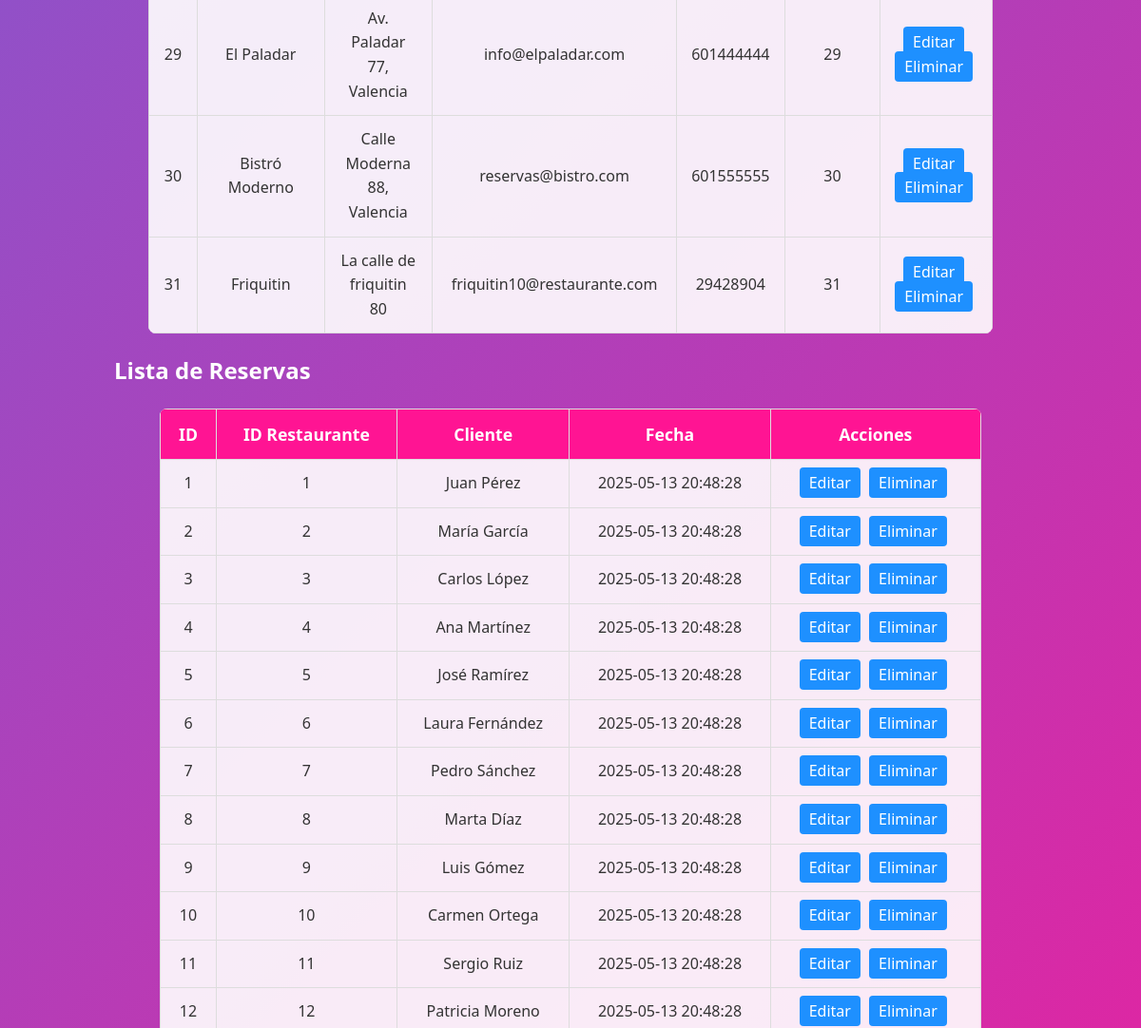
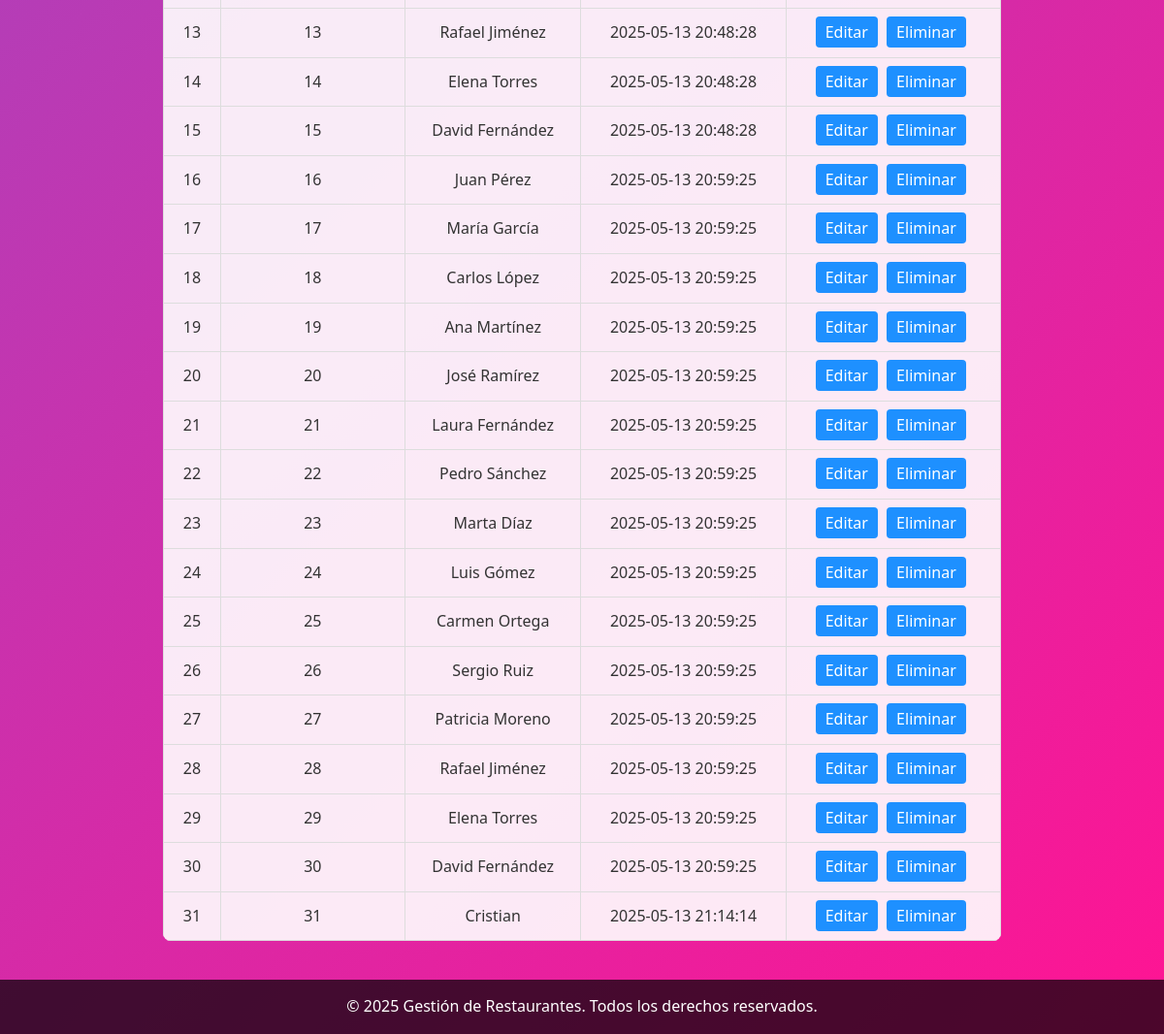
The app's page /restaurants.php (signed in, lower part), older data (2 pictures, top to bottom).
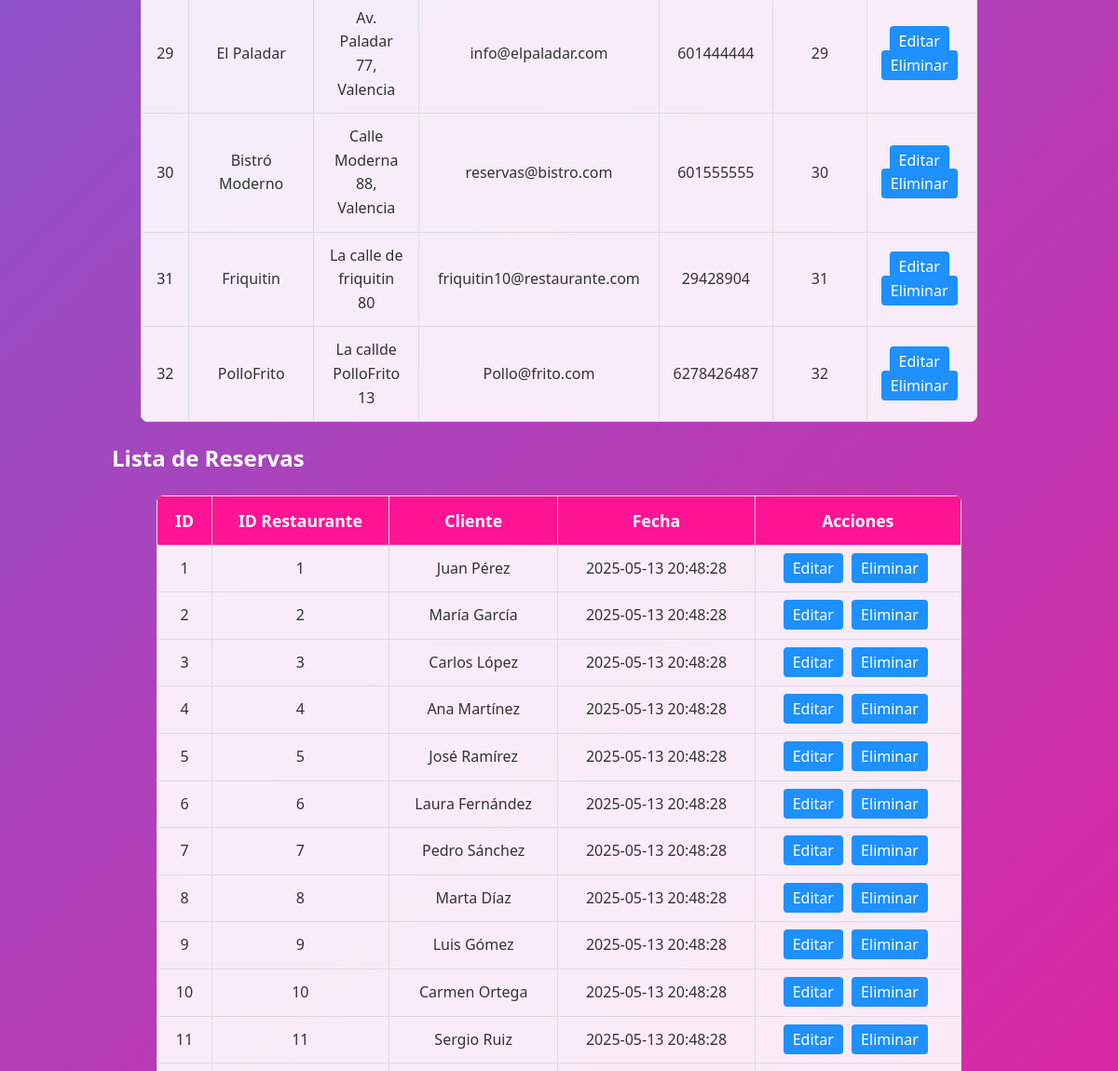
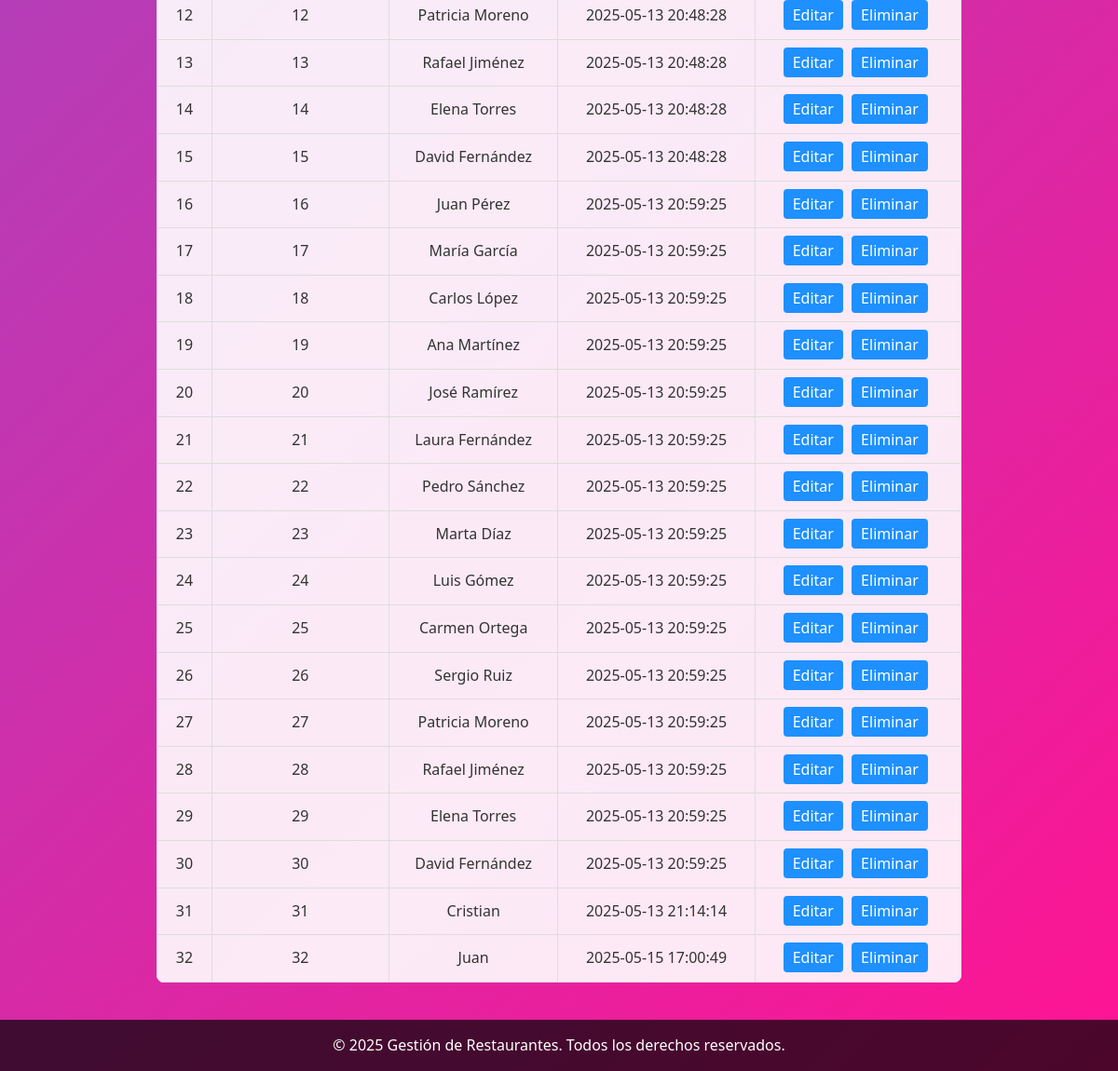
The same page, newer data (2 pictures, top to bottom).
### tables this page shows
CREATE TABLE "restaurants" (
            id INTEGER PRIMARY KEY AUTOINCREMENT,
            restaurant_name TEXT NOT NULL,
            direction TEXT NOT NULL,
            email TEXT NOT NULL,
            phone TEXT NOT NULL,
            id_reservation INTEGER,
            FOREIGN KEY (id_reservation) REFERENCES reservations(id)
        );

CREATE TABLE "reservations" (
            id INTEGER PRIMARY KEY AUTOINCREMENT,
            id_restaurant INTEGER,
            client_name TEXT NOT NULL,
            date TEXT DEFAULT CURRENT_TIMESTAMP,
            FOREIGN KEY (id_restaurant) REFERENCES restaurants(id)
        );

### public/restaurants.php (the view, shortened to what this page needs)
<?php
$db = Database::getInstance()->getConnection();
$stmt = $db->query("SELECT * FROM restaurants");
$restaurants = $stmt->fetchAll(PDO::FETCH_ASSOC);
$stmt2 = $db->query("SELECT * FROM reservations");
$reservations = $stmt2->fetchAll(PDO::FETCH_ASSOC);
?>
<!DOCTYPE html>
<html lang="es">
<head>
    <link rel="stylesheet" href="css/style.css">
    <link rel="stylesheet" href="css/restaurants.css">
</head>
<body>
    <main>
        <section>
            <table>
                <tbody>
                    <?php foreach ($restaurants as $restaurant): ?>
                    <tr>
                        <td><?php echo htmlspecialchars($restaurant['id']); ?></td>
                        <td><?php echo htmlspecialchars($restaurant['restaurant_name']); ?></td>
                        <td><?php echo htmlspecialchars($restaurant['direction']); ?></td>
                        <td><?php echo htmlspecialchars($restaurant['email']); ?></td>
                        <td><?php echo htmlspecialchars($restaurant['phone']); ?></td>
                        <td><?php echo htmlspecialchars($restaurant['id_reservation']); ?></td>
                        <td class="actions">
                            <a href="index.php?page=edit_restaurant&id=<?php echo $restaurant['id']; ?>">Editar</a>
                            <a href="index.php?page=delete_restaurant&id=<?php echo $restaurant['id']; ?>" onclick="return confirm('¿Estás seguro de eliminar este restaurante?');">Eliminar</a>
                        </td>
                    </tr>
                    <?php endforeach; ?>
                </tbody>
            </table>
        </section>
        <section>
            <h2>Lista de Reservas</h2>
            <table>
                <thead>
                    <tr>
                        <th>ID</th>
                        <th>ID Restaurante</th>
                        <th>Cliente</th>
                        <th>Fecha</th>
                        <th>Acciones</th>
                    </tr>
                </thead>
                <tbody>
                    <?php foreach ($reservations as $reservation): ?>
                    <tr>
                        <td><?php echo htmlspecialchars($reservation['id']); ?></td>
                        <td><?php echo htmlspecialchars($reservation['id_restaurant']); ?></td>
                        <td><?php echo htmlspecialchars($reservation['client_name']); ?></td>
                        <td><?php echo htmlspecialchars($reservation['date']); ?></td>
                        <td class="actions">
                            <a href="index.php?page=edit_reservation&id=<?php echo $reservation['id']; ?>">Editar</a>
                            <a href="index.php?page=delete_reservation&id=<?php echo $reservation['id']; ?>" onclick="return confirm('¿Estás seguro de eliminar esta reserva?');">Eliminar</a>
                        </td>
                    </tr>
                    <?php endforeach; ?>
                </tbody>
            </table>
        </section>
    </main>
    <footer>
        <p>&copy; <?php echo date("Y"); ?> <?php echo APP_NAME; ?>. Todos los derechos reservados.</p>
    </footer>
</body>
</html>

### public/css/style.css (style rules this page uses)
* { margin: 0; padding: 0; box-sizing: border-box; }
html, body { font-family: 'Segoe UI', Tahoma, Geneva, Verdana, sans-serif; background: linear-gradient(135deg, #1e90ff, #ff1493); color: #fff; line-height: 1.6; }
main { padding: 20px; min-height: calc(100vh - 140px); }
footer { background: rgba(0, 0, 0, 0.7); text-align: center; padding: 15px; position: relative; }

### public/css/restaurants.css (style rules this page uses)
section { width: calc(100% - 200px); margin: 20px 100px; }
table { width: 90%; margin: 20px auto; border-collapse: collapse; background: rgba(255, 255, 255, 0.9); color: #333; border-radius: 8px; overflow: hidden; }
th { background-color: #ff1493; color: #fff; font-size: 1.1rem; }

Row changes from the older to the newer data that the page shows:
added restaurants: id "32", restaurant_name "PolloFrito", direction "La callde PolloFrito 13", email "Pollo@frito.com", phone "6278426487", id_reservation "32"
added reservations: id "32", id_restaurant "32", client_name "Juan", date "2025-05-15 17:00:49"
